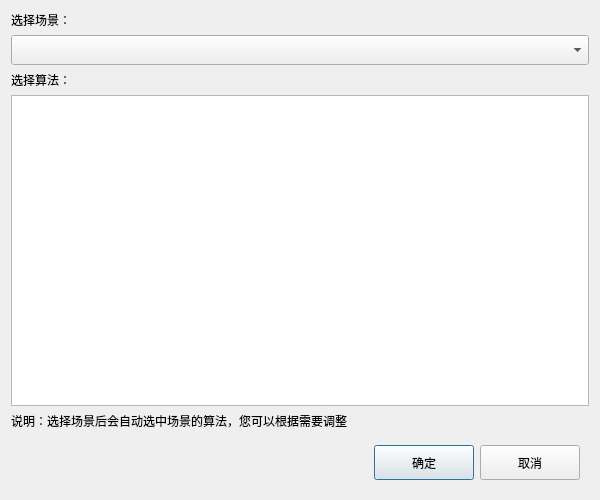
<?xml version="1.0" encoding="UTF-8"?>
<ui version="4.0">
 <class>DlgIpcAlgoConfig</class>
 <widget class="QDialog" name="DlgIpcAlgoConfig">
  <property name="geometry">
   <rect>
    <x>0</x>
    <y>0</y>
    <width>600</width>
    <height>500</height>
   </rect>
  </property>
  <property name="windowTitle">
   <string>算法配置</string>
  </property>
  <layout class="QVBoxLayout" name="verticalLayout">
   <item>
    <widget class="QLabel" name="label">
     <property name="text">
      <string>选择场景：</string>
     </property>
    </widget>
   </item>
   <item>
    <widget class="QComboBox" name="cmbScene">
     <property name="minimumSize">
      <size>
       <width>0</width>
       <height>30</height>
      </size>
     </property>
    </widget>
   </item>
   <item>
    <widget class="QLabel" name="label_2">
     <property name="text">
      <string>选择算法：</string>
     </property>
    </widget>
   </item>
   <item>
    <widget class="QTableView" name="tableAlgorithms">
     <property name="alternatingRowColors">
      <bool>true</bool>
     </property>
    </widget>
   </item>
   <item>
    <widget class="QLabel" name="label_3">
     <property name="text">
      <string>说明：选择场景后会自动选中场景的算法，您可以根据需要调整</string>
     </property>
     <property name="wordWrap">
      <bool>true</bool>
     </property>
     <property name="font">
      <font>
       <pointsize>9</pointsize>
      </font>
     </property>
    </widget>
   </item>
   <item>
    <widget class="QWidget" name="widgetButtons" native="true">
     <layout class="QHBoxLayout" name="horizontalLayout">
      <item>
       <spacer name="horizontalSpacer">
        <property name="orientation">
         <enum>Qt::Horizontal</enum>
        </property>
        <property name="sizeHint" stdset="0">
         <size>
          <width>40</width>
          <height>20</height>
         </size>
        </property>
       </spacer>
      </item>
      <item>
       <widget class="QPushButton" name="btnOk">
        <property name="text">
         <string>确定</string>
        </property>
        <property name="minimumSize">
         <size>
          <width>100</width>
          <height>35</height>
         </size>
        </property>
       </widget>
      </item>
      <item>
       <widget class="QPushButton" name="btnCancel">
        <property name="text">
         <string>取消</string>
        </property>
        <property name="minimumSize">
         <size>
          <width>100</width>
          <height>35</height>
         </size>
        </property>
       </widget>
      </item>
     </layout>
    </widget>
   </item>
  </layout>
 </widget>
 <resources/>
 <connections/>
</ui>
